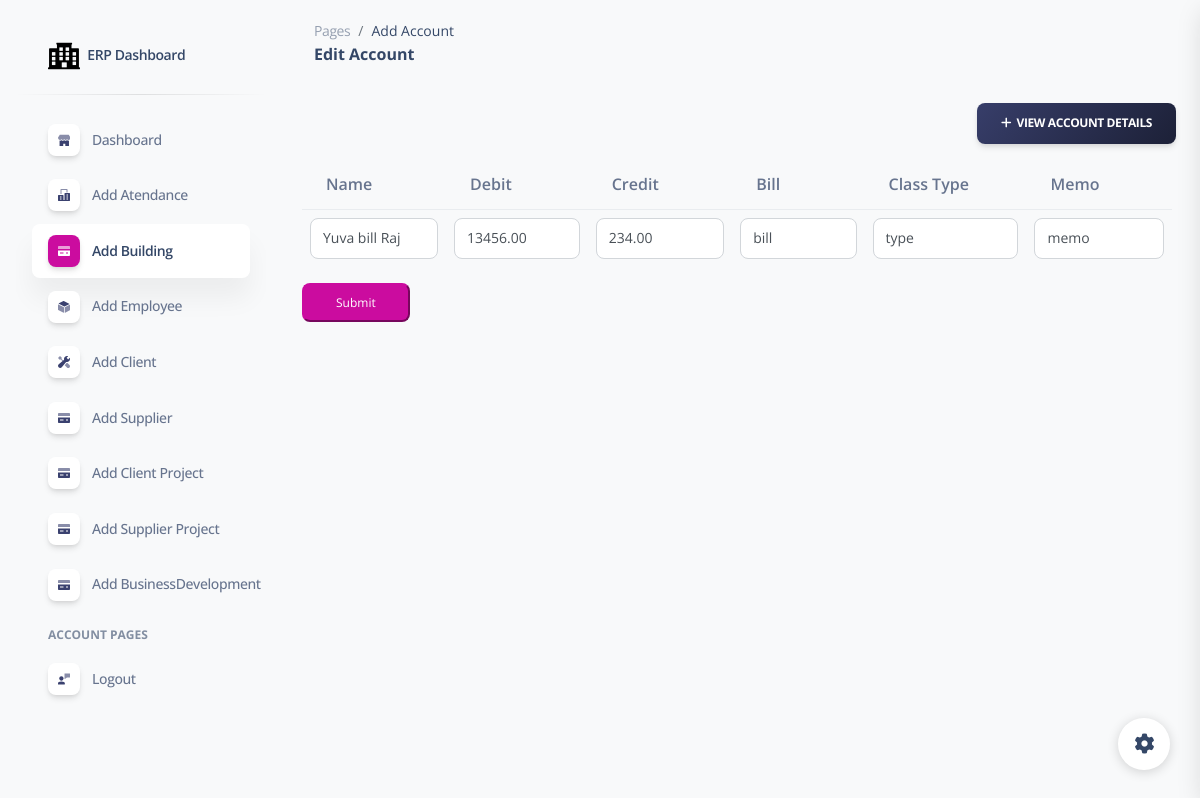
The app's page /editaccounts/1/ (signed in) with its own data.
### erpapp/models.py (models this page shows, shortened)
class Account(models.Model):
    entry_collection = models.ForeignKey(TallyEntryCollection, on_delete=models.CASCADE, related_name='tallyentry_set')
    name = models.CharField(max_length=255)
    bill = models.CharField(max_length=255)
    class_type = models.CharField(max_length=255)
    deb = models.DecimalField(max_digits=10, decimal_places=2)
    credit = models.DecimalField(max_digits=10, decimal_places=2)
    memo = models.CharField(max_length=255)

### erpapp/views.py (the view)
# urls.py: path('editaccounts/<int:entry_id>/', edit_account, name='edit_account'),
@login_required
def edit_account(request, entry_id):
    entry = get_object_or_404(Account, id=entry_id)
    entry_collection = entry.entry_collection
    if request.method == 'POST':
        form = AccountForm(request.POST, instance=entry)
        if form.is_valid():
            form.save()
            return redirect('account_list')  # Redirect to the success page or any other page as needed
    else:
        form = AccountForm(instance=entry)
    return render(request, 'edit_account.html', {'form': form, 'entry_collection': entry_collection})

### erpapp/forms.py
class AccountForm(forms.ModelForm):
    class Meta:
        model = Account
        exclude = ['entry_collection', 'date']
        fields = ['name', 'bill', 'class_type', 'deb', 'credit', 'memo']
    def __init__(self, *args, **kwargs):
        super().__init__(*args, **kwargs)
        for field_name, field in self.fields.items():
            field.required = False
            field.widget.attrs.update({'class': 'form-control'})

### erpapp/templates/edit_account.html (shortened to what this page needs)
{% extends 'base.html' %}
{% load static %}
{% block content %}
<!DOCTYPE html>
<html lang="en">
<head>
  <link href="{% static  'css/nucleo-icons.css' %}" rel="stylesheet" />
  <link href="{% static  'css/nucleo-svg.css' %}" rel="stylesheet" />
  <link href="{% static '/css/nucleo-svg.css' %}" rel="stylesheet" />
  <link id="pagestyle" href="{% static 'css/soft-ui-dashboard.css' %}" rel="stylesheet" />
</head>
<body class="g-sidenav-show  bg-gray-100">
  <aside class="sidenav navbar navbar-vertical navbar-expand-xs border-0 border-radius-xl my-3 fixed-start ms-3 " id="sidenav-main">
    <div class="sidenav-header">
      <a class="navbar-brand m-0" href="#" target="_blank">
        <img src="{% static '/img/logo-ct.png' %}" class="navbar-brand-img h-100" alt="main_logo">
        <span class="ms-1 font-weight-bold">ERP Dashboard</span>
      </a>
    </div>
    <hr class="horizontal dark mt-0">
    <div class="collapse navbar-collapse  w-auto  max-height-vh-100 h-100" id="sidenav-collapse-main">
      <ul class="navbar-nav">
        <li class="nav-item">
          <a class="nav-link" href="/">
            <div class="icon icon-shape icon-sm shadow border-radius-md bg-white text-center me-2 d-flex align-items-center justify-content-center">
            </div>
            <span class="nav-link-text ms-1">Dashboard</span>
          </a>
        </li>
        <li class="nav-item">
          <a class="nav-link  " href="/add_attendance">
            <div class="icon icon-shape icon-sm shadow border-radius-md bg-white text-center me-2 d-flex align-items-center justify-content-center">
            </div>
            <span class="nav-link-text ms-1">Add Atendance</span>
          </a>
        </li>
        <li class="nav-item">
          <a class="nav-link active " href="/add_building">
            <div class="icon icon-shape icon-sm shadow border-radius-md bg-white text-center me-2 d-flex align-items-center justify-content-center">
            </div>
            <span class="nav-link-text ms-1">Add Building</span>
          </a>
        </li>
        <li class="nav-item">
          <a class="nav-link" href="/add_employee">
            <div class="icon icon-shape icon-sm shadow border-radius-md bg-white text-center me-2 d-flex align-items-center justify-content-center">
            </div>
            <span class="nav-link-text ms-1">Add Employee</span>
          </a>
        </li>
        <li class="nav-item">
          <a class="nav-link  " href="/add_client">
            <div class="icon icon-shape icon-sm shadow border-radius-md bg-white text-center me-2 d-flex align-items-center justify-content-center">
            </div>
            <span class="nav-link-text ms-1">Add Client</span>
          </a>
        </li>
        <li class="nav-item">
          <a class="nav-link  " href="/add_supplier">
            <div class="icon icon-shape icon-sm shadow border-radius-md bg-white text-center me-2 d-flex align-items-center justify-content-center">
            </div>
            <span class="nav-link-text ms-1">Add Supplier</span>
          </a>
        </li>
        <li class="nav-item">
          <a class="nav-link  " href="/add_project">
            <div class="icon icon-shape icon-sm shadow border-radius-md bg-white text-center me-2 d-flex align-items-center justify-content-center">
            </div>
            <span class="nav-link-text ms-1">Add Client Project</span>
          </a>
        </li>
        <li class="nav-item">
          <a class="nav-link  " href="/supplierproject/add/">
            <div class="icon icon-shape icon-sm shadow border-radius-md bg-white text-center me-2 d-flex align-items-center justify-content-center">
            </div>
            <span class="nav-link-text ms-1">Add Supplier Project</span>
          </a>
        </li>
        <li class="nav-item">
          <a class="nav-link  " href="/businessdevelopment">
            <div class="icon icon-shape icon-sm shadow border-radius-md bg-white text-center me-2 d-flex align-items-center justify-content-center">
            </div>
            <span class="nav-link-text ms-1">Add BusinessDevelopment</span>
          </a>
        </li>
        <li class="nav-item mt-3">
          <h6 class="ps-4 ms-2 text-uppercase text-xs font-weight-bolder opacity-6">Account pages</h6>
        </li>
        <li class="nav-item">
          <a class="nav-link  " href="{% url 'logout' %}">
            <div class="icon icon-shape icon-sm shadow border-radius-md bg-white text-center me-2 d-flex align-items-center justify-content-center">
            </div>
            <span class="nav-link-text ms-1">Logout</span>
          </a>
        </li>
        </ul>
    </div>
  </aside>
<main class="main-content position-relative max-height-vh-100 h-100 mt-1 border-radius-lg ">
    <nav class="navbar navbar-main navbar-expand-lg px-0 mx-4 shadow-none border-radius-xl" id="navbarBlur" navbar-scroll="true">
      <div class="container-fluid py-1 px-3">
        <nav aria-label="breadcrumb">
          <ol class="breadcrumb bg-transparent mb-0 pb-0 pt-1 px-0 me-sm-6 me-5">
            <li class="breadcrumb-item text-sm"><a class="opacity-5 text-dark" href="javascript:;">Pages</a></li>
            <li class="breadcrumb-item text-sm text-dark active" aria-current="page">Add Account</li>
          </ol>
          <h6 class="font-weight-bolder mb-0">Edit Account</h6>
        </nav>
      </div>
    </nav>
    <div class="container-fluid py-4">
      <div class="row">
          <div class="col-lg-12">
              <div class="row">
                  <div class="col-xl-6 mb-xl-0 mb-4">
                  </div>
                  <div class="col-6 text-end">
                      <a class="btn bg-gradient-dark mb-0" href="/account_list"><i class="fas fa-plus"></i>&nbsp;&nbsp;View Account Details</a>
                  </div>
                  <div class="card-body p-3">
                      <form method="post">
                          <div class="table-responsive">
                              <table class="table">
                                  <thead>
                                      <tr>
                                          <th>Name</th>
                                          <th>Debit</th>
                                          <th>Credit</th>
                                          <th>Bill</th>
                                          <th>Class Type</th>
                                          <th>Memo</th>
                                      </tr>
                                  </thead>
                                  <tbody>
                                      <tr>
                                          <td>{{ form.name }}</td>
                                          <td>{{ form.deb }}</td>
                                          <td>{{ form.credit }}</td>
                                          <td>{{ form.bill }}</td>
                                          <td>{{ form.class_type }}</td>
                                          <td>{{ form.memo }}</td>
                                      </tr>
                                  </tbody>
                              </table>
                          </div>
                          <button type='submit' class="btn-sm btn-primary">Submit</button>
                      </form>
                  </div>
              </div>
          </div>
      </div>
  </div>
{% endblock %}

### erpapp/static/css/nucleo-svg.css (style rules this page uses)
.icon { display: inline-block; color: #111111; height: 1em; width: 1em; }
.icon-sm { height: 0.8em; width: 0.8em; }
.icon { fill: currentColor; stroke: none; }

### records on screen
Account: name "Yuva bill Raj", deb "13456.00", credit "234.00", bill "bill", class_type "type", memo "memo"
